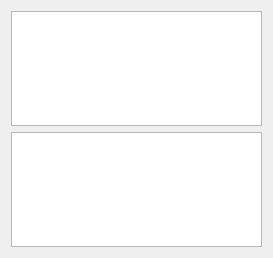
<?xml version="1.0" encoding="UTF-8"?>
<ui version="4.0">
 <class>Dialog</class>
 <widget class="QDialog" name="Dialog">
  <property name="geometry">
   <rect>
    <x>0</x>
    <y>0</y>
    <width>273</width>
    <height>258</height>
   </rect>
  </property>
  <property name="windowTitle">
   <string>Dialog</string>
  </property>
  <layout class="QGridLayout" name="gridLayout">
   <item row="0" column="0">
    <widget class="QTreeView" name="treeView">
     <property name="enabled">
      <bool>true</bool>
     </property>
     <property name="font">
      <font>
       <pointsize>12</pointsize>
       <bold>false</bold>
      </font>
     </property>
     <property name="iconSize">
      <size>
       <width>50</width>
       <height>50</height>
      </size>
     </property>
     <attribute name="headerDefaultSectionSize">
      <number>200</number>
     </attribute>
    </widget>
   </item>
   <item row="1" column="0">
    <widget class="QListView" name="listView">
     <property name="font">
      <font>
       <pointsize>12</pointsize>
      </font>
     </property>
     <property name="iconSize">
      <size>
       <width>50</width>
       <height>50</height>
      </size>
     </property>
    </widget>
   </item>
  </layout>
 </widget>
 <layoutdefault spacing="6" margin="11"/>
 <resources/>
 <connections/>
</ui>
